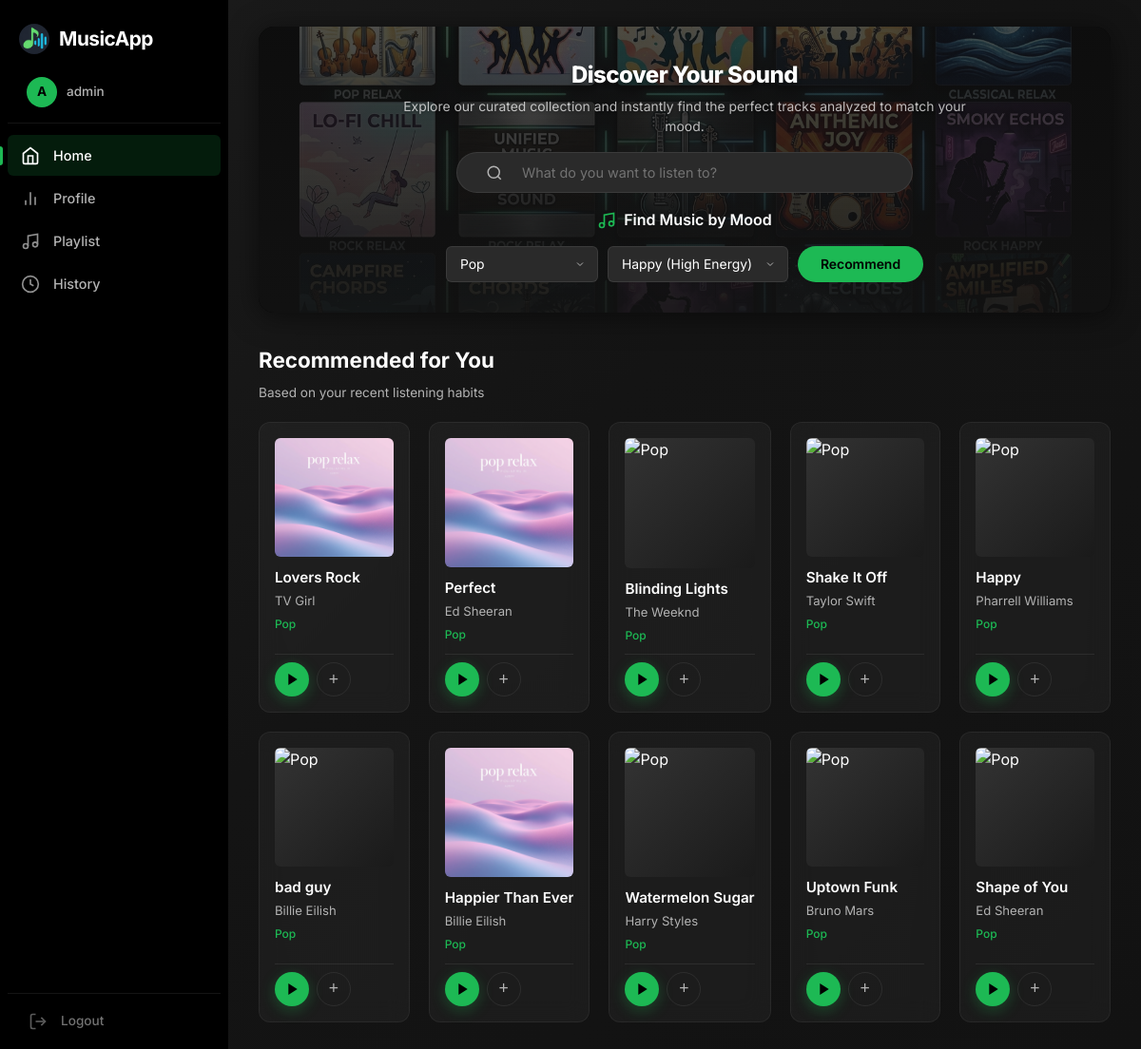
The page / (signed in) on the database its author committed.
### tables this page shows
CREATE TABLE songs (
    id INTEGER PRIMARY KEY AUTOINCREMENT,
    title TEXT NOT NULL,
    artist TEXT NOT NULL,
    genre TEXT NOT NULL,
    energy REAL NOT NULL,
    file_path TEXT
);

### app.py (the view)
@app.route('/')
def home():
    if 'user_id' not in session:
        return redirect('/login')
    conn = get_db_connection()
    user_id = session['user_id']
    top = conn.execute('''
        SELECT s.genre, COUNT(*) as cnt
        FROM history h
        JOIN songs s ON h.song_id = s.id
        WHERE h.user_id = ?
        GROUP BY s.genre
        ORDER BY cnt DESC LIMIT 1
    ''', (user_id,)).fetchone()
    if top:
        songs = conn.execute('SELECT * FROM songs WHERE genre = ? ORDER BY RANDOM() LIMIT 10', (top['genre'],)).fetchall()
        personalized = True
    else:
        songs = conn.execute('SELECT * FROM songs LIMIT 10').fetchall()
        personalized = False
    lk_tz = pytz.timezone('Asia/Colombo')
    hour = datetime.now(lk_tz).hour
    time_songs = []
    time_title = ''
    if 5 <= hour < 12:
        time_songs = conn.execute(
            'SELECT * FROM songs WHERE energy > 0.6 ORDER BY RANDOM() LIMIT 5'
        ).fetchall()
        time_title = '☀️ Good Morning! Here\'s your energy boost'
    elif hour >= 18:
        time_songs = conn.execute(
            'SELECT * FROM songs WHERE energy < 0.4 ORDER BY RANDOM() LIMIT 5'
        ).fetchall()
        time_title = '🌙 Unwind for the Evening'
    conn.close()
    return render_template('index.html', songs=songs, personalized=personalized,
                           time_songs=time_songs, time_title=time_title)

### app.py (called while the page is built)
def get_db_connection():
    conn = sqlite3.connect('music.db')
    conn.row_factory = sqlite3.Row # මේකෙන් අපිට column names පාවිච්චි කරන්න පුළුවන්
    return conn

### templates/index.html (shortened to what this page needs)
{% extends "base_app.html" %}
{% block app_content %}
<div class="hero-banner">
    <div class="hero-content">
        <h1 class="hero-title">Discover Your Sound</h1>
        <p class="hero-subtitle">Explore our curated collection and instantly find the perfect tracks analyzed to match your mood.</p>
        <div class="search-section">
            <form class="search-form" action="/search" method="GET">
                <button type="submit">
                    <svg viewBox="0 0 24 24" fill="none" stroke="currentColor" stroke-width="2"><circle cx="11" cy="11" r="8"/><line x1="21" y1="21" x2="16.65" y2="16.65"/></svg>
                </button>
                <input type="text" name="query" placeholder="What do you want to listen to?" autocomplete="off" required>
            </form>
        </div>
        <div class="mood-filter mood-filter-banner">
            <div class="mood-filter-header">
                <svg viewBox="0 0 24 24" fill="none" stroke="currentColor" stroke-width="2"><path d="M9 18V5l12-2v13"/><circle cx="6" cy="18" r="3"/><circle cx="18" cy="16" r="3"/></svg>
                Find Music by Mood
            </div>
            <div class="mood-filter-options">
                <form action="/recommend" method="GET" style="display:flex; gap:10px; flex-wrap:wrap; justify-content:center;">
                    <select name="genre" class="mood-select">
                        <option value="Pop">Pop</option>
                    </select>
                    <select name="mood" class="mood-select">
                        <option value="high">Happy (High Energy)</option>
                    </select>
                    <button type="submit" class="btn btn-primary">Recommend</button>
                </form>
            </div>
        </div>
    </div>
</div>
<h2 style="font-size:1.4rem; font-weight:700; margin-bottom:6px;">Recommended for You</h2>
<p style="color:var(--text-secondary); font-size:0.85rem; margin-bottom:20px;">{% if personalized %}Based on your recent listening habits{% else %}Browse our full collection{% endif %}</p>
<div class="song-grid">
    {% for song in songs %}
    <div class="song-card">
        <div class="song-cover">
            {% set mood = 'happy' if song['energy'] >= 0.5 else 'relax' %}
        </div>
        <div class="song-info">
            <a href="/player/{{ song['id'] }}" class="song-title" style="text-decoration:none; color:inherit;">{{ song['title'] }}</a>
            <span class="song-artist">{{ song['artist'] }}</span>
            <span class="song-genre">{{ song['genre'] }}</span>
        </div>
        <div class="song-card-actions">
            <button class="btn-play" onclick="location.href='/player/{{ song['id'] }}'">
                <svg viewBox="0 0 24 24" fill="currentColor"><polygon points="5 3 19 12 5 21 5 3"/></svg>
            </button>
            <button class="playlist-add-btn add-to-playlist-btn" data-song-id="{{ song['id'] }}" title="Add to playlist">+</button>
        </div>
    </div>
    {% else %}
    <div class="empty-state">
        <p>No songs found</p>
        <a href="/">Browse all songs</a>
    </div>
    {% endfor %}
</div>
{% endblock %}
{% block body %}
{{ super() }}
{% endblock %}

### templates/base_app.html (shortened to what this page needs)
{% extends "base.html" %}
{% block body %}
<div class="app-layout">
    <aside class="sidebar">
        <div class="sidebar-header">
            <div class="logo">
                <img src="{{ url_for('static', filename='images/logo.jpg') }}" alt="MusicApp" class="logo-img">
                <span class="logo-text">MusicApp</span>
            </div>
        </div>
        <div class="user-badge">
            <div class="avatar">{{ session['username'][0]|upper }}</div>
            <span class="username">{{ session['username'] }}</span>
        </div>
        <nav class="sidebar-nav">
            <a href="/" class="nav-item {% if request.path == '/' %}active{% endif %}">
                <svg class="nav-icon" viewBox="0 0 24 24" fill="none" stroke="currentColor" stroke-width="2"><path d="M3 9l9-7 9 7v11a2 2 0 0 1-2 2H5a2 2 0 0 1-2-2z"/><polyline points="9 22 9 12 15 12 15 22"/></svg>
                Home
            </a>
            <a href="/profile" class="nav-item {% if request.path == '/profile' %}active{% endif %}">
                <svg class="nav-icon" viewBox="0 0 24 24" fill="none" stroke="currentColor" stroke-width="2"><path d="M18 20V10M12 20V4M6 20v-6"/></svg>
                Profile
            </a>
            <a href="/playlist" class="nav-item {% if request.path == '/playlist' %}active{% endif %}">
                <svg class="nav-icon" viewBox="0 0 24 24" fill="none" stroke="currentColor" stroke-width="2"><path d="M9 18V5l12-2v13"/><circle cx="6" cy="18" r="3"/><circle cx="18" cy="16" r="3"/></svg>
                Playlist
            </a>
            <a href="/history" class="nav-item {% if request.path == '/history' %}active{% endif %}">
                <svg class="nav-icon" viewBox="0 0 24 24" fill="none" stroke="currentColor" stroke-width="2"><circle cx="12" cy="12" r="10"/><polyline points="12 6 12 12 16 14"/></svg>
                History
            </a>
        </nav>
        <div class="sidebar-footer">
            <a href="/logout" class="nav-item logout-link">
                <svg class="nav-icon" viewBox="0 0 24 24" fill="none" stroke="currentColor" stroke-width="2"><path d="M9 21H5a2 2 0 0 1-2-2V5a2 2 0 0 1 2-2h4"/><polyline points="16 17 21 12 16 7"/><line x1="21" y1="12" x2="9" y2="12"/></svg>
                Logout
            </a>
        </div>
    </aside>
    <main class="main-content">
        {% block app_content %}{% endblock %}
    </main>
</div>
{% endblock %}

### templates/base.html (shortened to what this page needs)
<!DOCTYPE html>
<html lang="en">
<head>
    <link rel="stylesheet" href="{{ url_for('static', filename='style.css') }}">
</head>
<body>
    {% block body %}{% endblock %}
</body>
</html>

### rows shown on the page
songs: title "Lovers Rock", artist "TV Girl", genre "Pop"
songs: title "Perfect", artist "Ed Sheeran", genre "Pop"
songs: title "Blinding Lights", artist "The Weeknd", genre "Pop"
songs: title "Shake It Off", artist "Taylor Swift", genre "Pop"
songs: title "Happy", artist "Pharrell Williams", genre "Pop"
songs: title "bad guy", artist "Billie Eilish", genre "Pop"
songs: title "Happier Than Ever", artist "Billie Eilish", genre "Pop"
songs: title "Watermelon Sugar", artist "Harry Styles", genre "Pop"
songs: title "Uptown Funk", artist "Bruno Mars", genre "Pop"
songs: title "Shape of You", artist "Ed Sheeran", genre "Pop"

### other values the page prints
{{ session['username'][0]|upper }} "A"
{{ session['username'] }} "admin"
